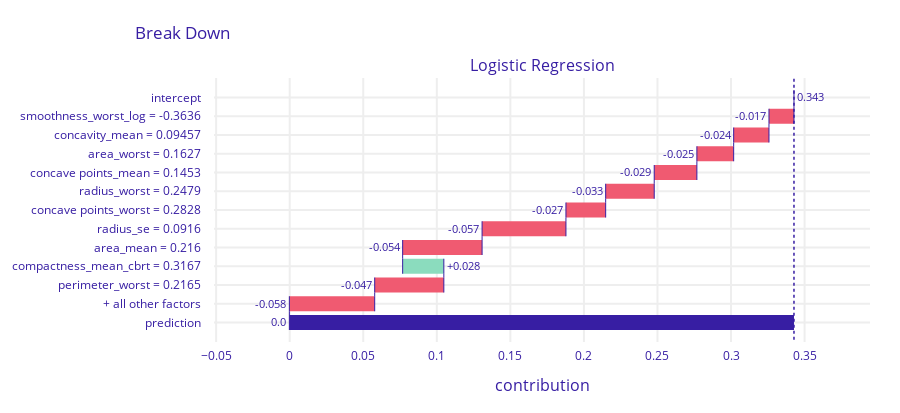
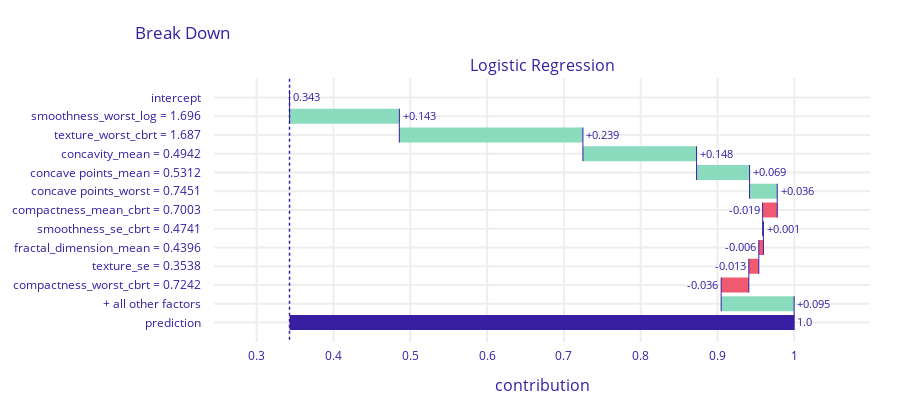

The notebook cell saved with these charts, in order:
### Code cell
sample1 = X_test.iloc[14]
sample2 = X_test.iloc[15]
dx_lr_explainer.predict_parts(sample1).plot()
plt.savefig('../src/output_plots/LR_dalex_predict_parts_plot.png')
dx_lr_explainer.predict_parts(sample2).plot()
plt.savefig('../src/output_plots/LR_dalex_predict_parts_plot2.png')

### Figure 1 — Plotly figure (JSON) as saved in the notebook; plotly's stock layout.template omitted (floating-point values rounded to 4 significant figures)
{"data": [{"base": 0.3428, "connector": {"line": {"color": "#371ea3", "dash": "solid", "width": 1}, "mode": "spanning"}, "decreasing": {"marker": {"color": "#f05a71"}}, "hoverinfo": "text+delta", "hoverlabel": {"bgcolor": "rgba(0,0,0,0.8)"}, "hovertext": ["Average response: 0.343<br>Prediction: 0.0", "smoothness_worst_log = -0.3636<br>decreases average response by", "concavity_mean = 0.09457<br>decreases average response by", "area_worst = 0.1627<br>decreases average response by", "concave points_mean = 0.1453<br>decreases average response by", "radius_worst = 0.2479<br>decreases average response by", "concave points_worst = 0.2828<br>decreases average response by", "radius_se = 0.0916<br>decreases average response by", "area_mean = 0.216<br>decreases average response by", "compactness_mean_cbrt = 0.3167<br>increases average response by", "perimeter_worst = 0.2165<br>decreases average response by", "+ all other factors<br>decreases average response by", "Average response: 0.343<br>Prediction: 0.0"], "increasing": {"marker": {"color": "#8bdcbe"}}, "measure": ["relative", "relative", "relative", "relative", "relative", "relative", "relative", "relative", "relative", "relative", "relative", "relative", "total"], "orientation": "h", "showlegend": false, "text": ["0.343", "-0.017", "-0.024", "-0.025", "-0.029", "-0.033", "-0.027", "-0.057", "-0.054", "+0.028", "-0.047", "-0.058", "0.0"], "textposition": "outside", "totals": {"marker": {"color": "#371ea3"}}, "x": [0.0, -0.017, -0.024, -0.025, -0.029, -0.033, -0.027, -0.057, -0.054, 0.028, -0.047, -0.058, -0.343], "y": ["intercept", "smoothness_worst_log = -0.3636", "concavity_mean = 0.09457", "area_worst = 0.1627", "concave points_mean = 0.1453", "radius_worst = 0.2479", "concave points_worst = 0.2828", "radius_se = 0.0916", "area_mean = 0.216", "compactness_mean_cbrt = 0.3167", "perimeter_worst = 0.2165", "+ all other factors", "prediction"], "type": "waterfall", "xaxis": "x", "yaxis": "y"}], "layout": {"xaxis": {"anchor": "y", "domain": [0.0, 1.0], "type": "linear", "gridwidth": 2, "zeroline": false, "automargin": true, "ticks": "outside", "tickcolor": "white", "ticklen": 3, "fixedrange": true, "range": [-0.05145, 0.3945]}, "yaxis": {"anchor": "x", "domain": [0.0, 1.0], "type": "category", "autorange": "reversed", "gridwidth": 2, "automargin": true, "ticks": "outside", "tickcolor": "white", "ticklen": 10, "fixedrange": true}, "annotations": [{"font": {"size": 16}, "showarrow": false, "text": "Logistic Regression", "x": 0.5, "xanchor": "center", "xref": "paper", "y": 1.0, "yanchor": "bottom", "yref": "paper"}, {"font": {"size": 16}, "showarrow": false, "text": "contribution", "x": 0.5, "xanchor": "center", "xref": "paper", "y": 0, "yanchor": "top", "yref": "paper", "yshift": -30}], "shapes": [{"line": {"color": "#371ea3", "dash": "dot", "width": 1.5}, "type": "line", "x0": 0.3428, "x1": 0.3428, "xref": "x", "y0": -1, "y1": 13, "yref": "y"}], "title": {"text": "Break Down", "x": 0.15}, "font": {"color": "#371ea3"}, "margin": {"t": 78, "b": 71, "r": 30}, "height": 413.0}}

### Figure 2 — Plotly figure (JSON) as saved in the notebook; plotly's stock layout.template omitted (floating-point values rounded to 4 significant figures)
{"data": [{"base": 0.3428, "connector": {"line": {"color": "#371ea3", "dash": "solid", "width": 1}, "mode": "spanning"}, "decreasing": {"marker": {"color": "#f05a71"}}, "hoverinfo": "text+delta", "hoverlabel": {"bgcolor": "rgba(0,0,0,0.8)"}, "hovertext": ["Average response: 0.343<br>Prediction: 1.0", "smoothness_worst_log = 1.696<br>increases average response by", "texture_worst_cbrt = 1.687<br>increases average response by", "concavity_mean = 0.4942<br>increases average response by", "concave points_mean = 0.5312<br>increases average response by", "concave points_worst = 0.7451<br>increases average response by", "compactness_mean_cbrt = 0.7003<br>decreases average response by", "smoothness_se_cbrt = 0.4741<br>increases average response by", "fractal_dimension_mean = 0.4396<br>decreases average response by", "texture_se = 0.3538<br>decreases average response by", "compactness_worst_cbrt = 0.7242<br>decreases average response by", "+ all other factors<br>increases average response by", "Average response: 0.343<br>Prediction: 1.0"], "increasing": {"marker": {"color": "#8bdcbe"}}, "measure": ["relative", "relative", "relative", "relative", "relative", "relative", "relative", "relative", "relative", "relative", "relative", "relative", "total"], "orientation": "h", "showlegend": false, "text": ["0.343", "+0.143", "+0.239", "+0.148", "+0.069", "+0.036", "-0.019", "+0.001", "-0.006", "-0.013", "-0.036", "+0.095", "1.0"], "textposition": "outside", "totals": {"marker": {"color": "#371ea3"}}, "x": [0.0, 0.143, 0.239, 0.148, 0.069, 0.036, -0.019, 0.001, -0.006, -0.013, -0.036, 0.095, 0.657], "y": ["intercept", "smoothness_worst_log = 1.696", "texture_worst_cbrt = 1.687", "concavity_mean = 0.4942", "concave points_mean = 0.5312", "concave points_worst = 0.7451", "compactness_mean_cbrt = 0.7003", "smoothness_se_cbrt = 0.4741", "fractal_dimension_mean = 0.4396", "texture_se = 0.3538", "compactness_worst_cbrt = 0.7242", "+ all other factors", "prediction"], "type": "waterfall", "xaxis": "x", "yaxis": "y"}], "layout": {"xaxis": {"anchor": "y", "domain": [0.0, 1.0], "type": "linear", "gridwidth": 2, "zeroline": false, "automargin": true, "ticks": "outside", "tickcolor": "white", "ticklen": 3, "fixedrange": true, "range": [0.2445, 1.099]}, "yaxis": {"anchor": "x", "domain": [0.0, 1.0], "type": "category", "autorange": "reversed", "gridwidth": 2, "automargin": true, "ticks": "outside", "tickcolor": "white", "ticklen": 10, "fixedrange": true}, "annotations": [{"font": {"size": 16}, "showarrow": false, "text": "Logistic Regression", "x": 0.5, "xanchor": "center", "xref": "paper", "y": 1.0, "yanchor": "bottom", "yref": "paper"}, {"font": {"size": 16}, "showarrow": false, "text": "contribution", "x": 0.5, "xanchor": "center", "xref": "paper", "y": 0, "yanchor": "top", "yref": "paper", "yshift": -30}], "shapes": [{"line": {"color": "#371ea3", "dash": "dot", "width": 1.5}, "type": "line", "x0": 0.3428, "x1": 0.3428, "xref": "x", "y0": -1, "y1": 13, "yref": "y"}], "title": {"text": "Break Down", "x": 0.15}, "font": {"color": "#371ea3"}, "margin": {"t": 78, "b": 71, "r": 30}, "height": 413.0}}
